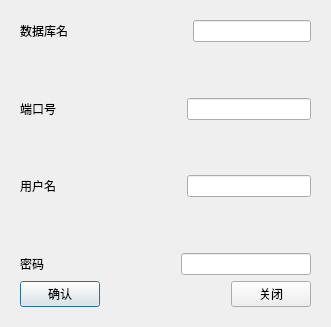
<?xml version="1.0" encoding="UTF-8"?>
<ui version="4.0">
 <class>cell_Dbsetting</class>
 <widget class="QDialog" name="cell_Dbsetting">
  <property name="geometry">
   <rect>
    <x>0</x>
    <y>0</y>
    <width>331</width>
    <height>327</height>
   </rect>
  </property>
  <property name="windowTitle">
   <string>Dialog</string>
  </property>
  <property name="styleSheet">
   <string notr="true">font: 14pt &quot;等线&quot;;</string>
  </property>
  <layout class="QGridLayout" name="gridLayout">
   <item row="0" column="0">
    <widget class="QWidget" name="bk" native="true">
     <layout class="QVBoxLayout" name="verticalLayout_2">
      <item>
       <layout class="QVBoxLayout" name="verticalLayout">
        <item>
         <layout class="QHBoxLayout" name="horizontalLayout_4">
          <item>
           <widget class="QLabel" name="Databaselabel">
            <property name="text">
             <string>数据库名</string>
            </property>
           </widget>
          </item>
          <item>
           <spacer name="horizontalSpacer_4">
            <property name="orientation">
             <enum>Qt::Horizontal</enum>
            </property>
            <property name="sizeHint" stdset="0">
             <size>
              <width>40</width>
              <height>20</height>
             </size>
            </property>
           </spacer>
          </item>
          <item>
           <widget class="QLineEdit" name="DatabaseEdit"/>
          </item>
         </layout>
        </item>
        <item>
         <spacer name="verticalSpacer">
          <property name="orientation">
           <enum>Qt::Vertical</enum>
          </property>
          <property name="sizeHint" stdset="0">
           <size>
            <width>20</width>
            <height>40</height>
           </size>
          </property>
         </spacer>
        </item>
        <item>
         <layout class="QHBoxLayout" name="horizontalLayout">
          <item>
           <widget class="QLabel" name="Portlabel">
            <property name="text">
             <string>端口号</string>
            </property>
           </widget>
          </item>
          <item>
           <spacer name="horizontalSpacer">
            <property name="orientation">
             <enum>Qt::Horizontal</enum>
            </property>
            <property name="sizeHint" stdset="0">
             <size>
              <width>40</width>
              <height>20</height>
             </size>
            </property>
           </spacer>
          </item>
          <item>
           <widget class="QLineEdit" name="PortEdit"/>
          </item>
         </layout>
        </item>
        <item>
         <spacer name="verticalSpacer_3">
          <property name="orientation">
           <enum>Qt::Vertical</enum>
          </property>
          <property name="sizeHint" stdset="0">
           <size>
            <width>20</width>
            <height>40</height>
           </size>
          </property>
         </spacer>
        </item>
        <item>
         <layout class="QHBoxLayout" name="horizontalLayout_2">
          <item>
           <widget class="QLabel" name="Userlabel">
            <property name="text">
             <string>用户名</string>
            </property>
           </widget>
          </item>
          <item>
           <spacer name="horizontalSpacer_2">
            <property name="orientation">
             <enum>Qt::Horizontal</enum>
            </property>
            <property name="sizeHint" stdset="0">
             <size>
              <width>40</width>
              <height>20</height>
             </size>
            </property>
           </spacer>
          </item>
          <item>
           <widget class="QLineEdit" name="UserEdit"/>
          </item>
         </layout>
        </item>
        <item>
         <spacer name="verticalSpacer_2">
          <property name="orientation">
           <enum>Qt::Vertical</enum>
          </property>
          <property name="sizeHint" stdset="0">
           <size>
            <width>20</width>
            <height>40</height>
           </size>
          </property>
         </spacer>
        </item>
        <item>
         <layout class="QHBoxLayout" name="horizontalLayout_3">
          <item>
           <widget class="QLabel" name="Passlabel">
            <property name="text">
             <string>密码</string>
            </property>
           </widget>
          </item>
          <item>
           <spacer name="horizontalSpacer_3">
            <property name="orientation">
             <enum>Qt::Horizontal</enum>
            </property>
            <property name="sizeHint" stdset="0">
             <size>
              <width>40</width>
              <height>20</height>
             </size>
            </property>
           </spacer>
          </item>
          <item>
           <widget class="QLineEdit" name="PasswordEdit">
            <property name="echoMode">
             <enum>QLineEdit::Password</enum>
            </property>
           </widget>
          </item>
         </layout>
        </item>
       </layout>
      </item>
      <item>
       <layout class="QHBoxLayout" name="horizontalLayout_5">
        <item>
         <widget class="QPushButton" name="confirmBtn">
          <property name="text">
           <string>确认</string>
          </property>
         </widget>
        </item>
        <item>
         <spacer name="horizontalSpacer_5">
          <property name="orientation">
           <enum>Qt::Horizontal</enum>
          </property>
          <property name="sizeHint" stdset="0">
           <size>
            <width>40</width>
            <height>20</height>
           </size>
          </property>
         </spacer>
        </item>
        <item>
         <widget class="QPushButton" name="closeBtn">
          <property name="text">
           <string>关闭</string>
          </property>
         </widget>
        </item>
       </layout>
      </item>
     </layout>
    </widget>
   </item>
  </layout>
 </widget>
 <resources/>
 <connections/>
</ui>
